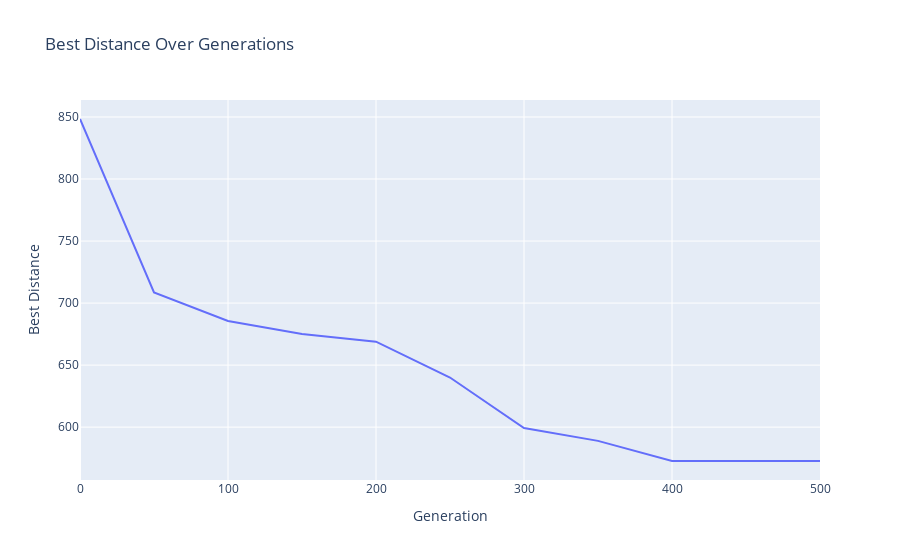

This figure's notebook cell:
### Code cell
import plotly.express as px

loss_df = pd.DataFrame({'Generation': np.arange(0, len(best_distance_arr) * 50, 50), 'Best Distance': best_distance_arr})

plot = px.line(loss_df, x='Generation', y='Best Distance', title='Best Distance Over Generations')
plot.show()

### Figure 1 — Plotly figure (JSON) as saved in the notebook; plotly's stock layout.template omitted (floating-point values rounded to 4 significant figures)
{"data": [{"hovertemplate": "Generation=%{x}<br>Best Distance=%{y}<extra></extra>", "legendgroup": "", "line": {"color": "#636efa", "dash": "solid"}, "marker": {"symbol": "circle"}, "mode": "lines", "name": "", "orientation": "v", "showlegend": false, "type": "scatter", "x": [0, 50, 100, 150, 200, 250, 300, 350, 400, 450, 500], "xaxis": "x", "y": [848.4, 708.6, 685.5, 675.0, 668.9, 640.0, 599.3, 588.9, 572.7, 572.7, 572.7], "yaxis": "y"}], "layout": {"legend": {"tracegroupgap": 0}, "title": {"text": "Best Distance Over Generations"}, "xaxis": {"anchor": "y", "domain": [0, 1], "title": {"text": "Generation"}}, "yaxis": {"anchor": "x", "domain": [0, 1], "title": {"text": "Best Distance"}}}}
